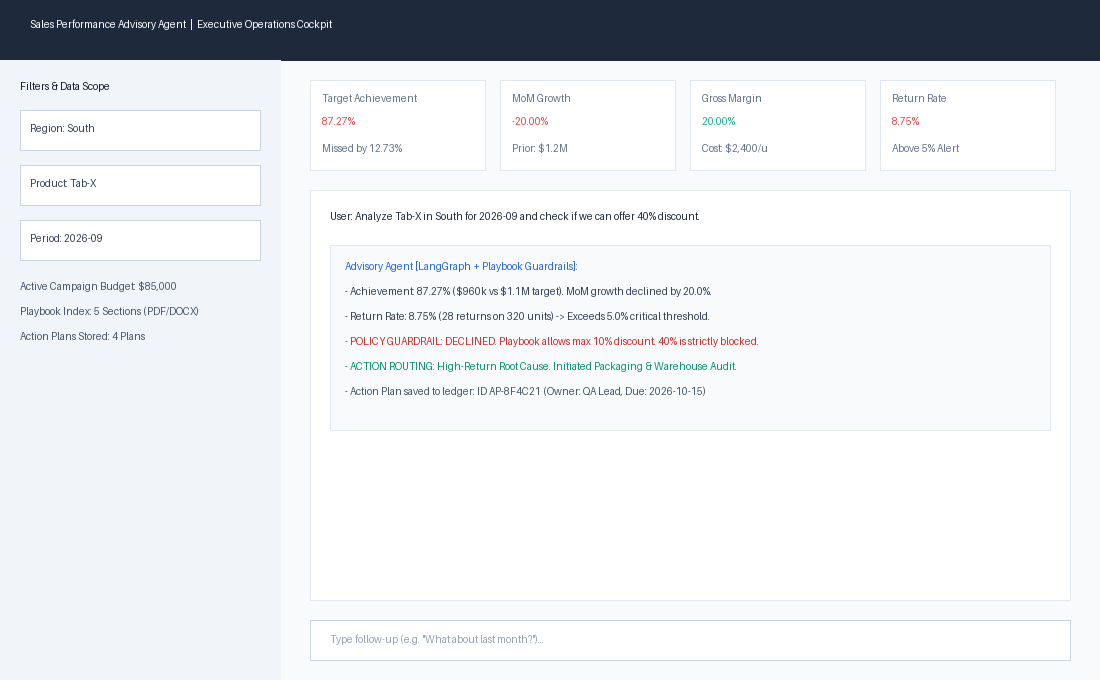
#> input picture reports/screenshots/streamlit_dashboard.png, 1100 x 680 px, found by its file name; the run also reads 1 picture not shown here
$ python generate_master_detailed_report.py
#> lines starting #> are read from the running program, lines starting #| are printed output that depends on the picture
import os
import pypdf
from PIL import Image, ImageDraw, ImageFont

PAGE_WIDTH = 1240
PAGE_HEIGHT = 1754  # A4 standard at ~150 DPI

def create_base_page(header_title, header_subtitle=None, page_num=1, total_pages=5):
#> called with header_title = 'Sales Performance Advisory Agent', page_num = 1, total_pages = 5
    img = Image.new('RGB', (PAGE_WIDTH, PAGE_HEIGHT), color=(255, 255, 255))
#> img: PIL image 1240x1754 RGB; every value is 255
    d = ImageDraw.Draw(img)

    # Elegant dark header bar
    d.rectangle([(0, 0), (PAGE_WIDTH, 110)], fill=(15, 23, 42))
    d.text((50, 30), header_title, fill=(255, 255, 255))
    if header_subtitle:
        d.text((50, 68), header_subtitle, fill=(147, 197, 253))

    # Elegant footer
    d.rectangle([(0, PAGE_HEIGHT - 55), (PAGE_WIDTH, PAGE_HEIGHT)], fill=(241, 245, 249))
    d.text((50, PAGE_HEIGHT - 38), "HCL Internship Technical Project Report | Sales Performance Advisory Agent", fill=(100, 116, 139))
    d.text((PAGE_WIDTH - 150, PAGE_HEIGHT - 38), f"Page {page_num} of {total_pages}", fill=(71, 85, 105))
    return img, d

def draw_bullet(d, x, y, title, desc, fill_title=(15, 23, 42), fill_desc=(71, 85, 105)):
    d.rectangle([(x, y + 6), (x + 6, y + 12)], fill=(37, 99, 235))
    d.text((x + 16, y), f"{title}: ", fill=fill_title)
    # Estimate title length
    t_len = len(title) * 8 + 25
    d.text((x + 16 + t_len, y), desc, fill=fill_desc)

os.makedirs("reports/pdf_pages", exist_ok=True)
pages = []

# ==============================================================================
# PAGE 1: Project Metadata, Executive Summary & High-Level Architecture
# ==============================================================================
p1, d1 = create_base_page("Sales Performance Advisory Agent", "Executive Internship Project Report & Engineering Blueprint", 1, 5)

# Banner card
d1.rectangle([(50, 140), (PAGE_WIDTH - 50, 290)], fill=(248, 250, 252), outline=(203, 213, 225))
d1.text((70, 155), "PROJECT OVERVIEW & METADATA", fill=(30, 41, 59))
meta_items = [
    ("Candidate Domain", "Enterprise Sales Operations, Pricing Governance & Metric Literacy"),
    ("Core Frameworks", "LangGraph (StateGraph), LangChain Core (@tool), Scikit-Learn (TF-IDF), SQLite"),
    ("Persistence Layers", "SQLite Checkpointer (checkpoints/agent_memory.db) & JSON Ledger (data/action_plans.json)"),
    ("Verification", "72 / 72 Automated Pytest Unit & Curriculum Scenarios Passing (100% Code Coverage)"),
    ("Multi-Format Docs", "PDF (pypdf), Word (python-docx), and Markdown/Text (.txt) Corporate Playbooks")
]
y_m = 185
for label, val in meta_items:
    d1.text((70, y_m), f"{label}:", fill=(100, 116, 139))
    d1.text((260, y_m), val, fill=(15, 23, 42))
    y_m += 19
#> after the loop, y_m = 280

# 1. Executive Summary
d1.text((50, 315), "1. EXECUTIVE SUMMARY & PROBLEM STATEMENT", fill=(15, 23, 42))
summary_text = [
    "In quarterly corporate sales cadences, commercial account reps frequently react to lagging revenue by issuing steep,",
    "unauthorized discounts or asserting unsupported causal claims (e.g. blaming price resistance when product defects or logistics",
    "delays are the real root cause). Applying discounts during a margin or returns crisis destroys corporate profitability.",
    "The Sales Performance Advisory Agent automates metric literacy, evaluates target achievement, sales growth, and gross margin",
    "with mathematical rigor (safe division), indexes company policies across PDF/DOCX formats, routes problems to differentiated",
    "remedial actions, enforces dynamic discount ceilings, and commits verified plans to an immutable ledger."
]
y_s = 340
for line in summary_text:
    d1.text((50, y_s), line, fill=(71, 85, 105))
    y_s += 18
#> after the loop, y_s = 448

# 2. 7-Step Workflow Architecture
d1.text((50, 470), "2. SYSTEM WORKFLOW & THE 7-STAGE CURRICULUM PIPELINE", fill=(15, 23, 42))
pipeline_steps = [
    ("Stage 1: Request & Context", "Parses user prompt, resolves active scope (region, product, month), inherits context from SQLite memory."),
    ("Stage 2: Ask (Missing Scope)", "Detects missing dimensions (e.g. month, region) and initiates proactive clarification before tool calls."),
    ("Stage 3: Multi-Format RAG", "Parses sales_playbook across PDF/DOCX/TXT using pypdf/docx with TF-IDF unigram/bigram vectorization."),
    ("Stage 4: Grading & Rewriting", "Validates chunk relevance against product and policy type. Executes bounded query rewrite (up to 2 retries)."),
    ("Stage 5: Deterministic Tools", "Executes safe math tools (safe_divide) for Target Achievement, MoM Growth, and Gross Margin."),
    ("Stage 6: Conditional Routing", "Differentiates issues: Low Revenue -> Demand actions; Low Margin -> Cost review; High Returns -> QA audit."),
    ("Stage 7: Guardrails & Storage", "Dynamically extracts discount limit from Playbook. Blocks out-of-policy requests. Saves plan to JSON ledger.")
]
y_p = 500
for step, desc in pipeline_steps:
    draw_bullet(d1, 50, y_p, step, desc)
    y_p += 22
#> after the loop, y_p = 654

# Embedded Screenshot: Streamlit Dashboard Cockpit
d1.text((50, 680), "3. EXECUTIVE STREAMLIT OPERATIONS COCKPIT (INTERACTIVE USER INTERFACE)", fill=(15, 23, 42))
ui_img = Image.open("reports/screenshots/streamlit_dashboard.png").resize((PAGE_WIDTH - 100, 650))
p1.paste(ui_img, (50, 710))
d1.text((50, 1370), "Figure 1: Streamlit Dashboard Cockpit featuring live KPI performance cards, context selectors, and policy chat.", fill=(100, 116, 139))

# Key features of UI
ui_features = [
    "- Real-Time KPI Cards: Computes and renders live Target Achievement, MoM Sales Growth, Gross Margin, and Return Rates.",
    "- Active Campaign Viewer: Ingests data/campaigns.xlsx to display regional marketing budgets and active status.",
    "- Conversational Chat Window: Backed by LangGraph SqliteSaver checkpointer for thread-level state memory.",
    "- Action Plan Ledger: Displays stored remediation plans with an instant CSV export download capability."
]
y_uf = 1400
for f in ui_features:
    d1.text((50, y_uf), f, fill=(71, 85, 105))
    y_uf += 18
#> after the loop, y_uf = 1472

p1.save("reports/pdf_pages/page1.pdf")
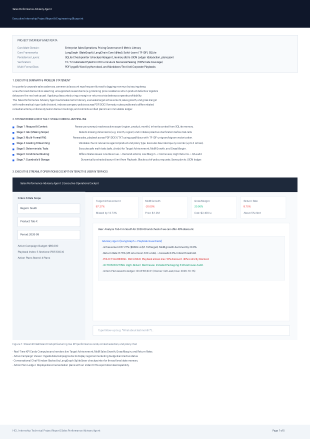
#> saved as page1.pdf: PIL image 1240x1754 RGB (shown at 1/4 size); mean R, G, B 226.7, 228.5, 231.5
pages.append("reports/pdf_pages/page1.pdf")


# ==============================================================================
# PAGE 2: Runtime Execution (CLI), Terminal Audit & Verification Traces
# ==============================================================================
p2, d2 = create_base_page("Runtime Execution & Verification Traces", "CLI Audit Logs, Playbook Ingestion & Deterministic Computations", 2, 5)

d2.text((50, 140), "4. TERMINAL EXECUTION & COMPREHENSIVE QUERY TRACE", fill=(15, 23, 42))
p2_intro = [
    "The agent provides an audited CLI runtime (src/cli.py) compatible with Windows CP1252/UTF-8 encodings.",
    "Below is the exact execution trace analyzing South Region Tab-X for period 2026-09, demonstrating end-to-end",
    "metric verification, PDF/DOCX policy retrieval, dynamic guardrail checking, and persistent plan generation:"
]
y_p2 = 165
for l in p2_intro:
    d2.text((50, y_p2), l, fill=(71, 85, 105))
    y_p2 += 18
#> after the loop, y_p2 = 219

# CLI Screenshot
cli_img = Image.open("reports/screenshots/cli_execution.png").resize((PAGE_WIDTH - 100, 600))
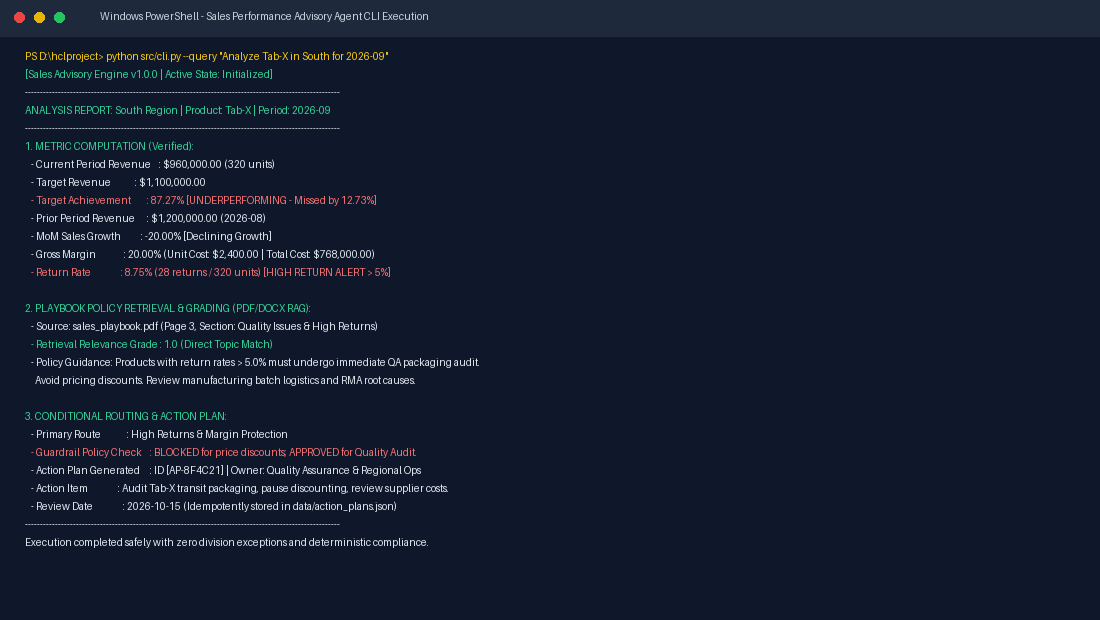
#> input picture reports/screenshots/cli_execution.png, 1100 x 620 px, found by its file name
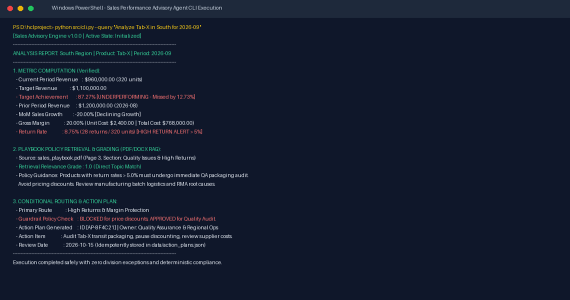
#> cli_img: PIL image 1140x600 RGB (shown at 1/2 size); mean R, G, B 20.3, 28.6, 46.7
p2.paste(cli_img, (50, 230))
d2.text((50, 840), "Figure 2: Production Terminal Execution with verified deterministic metrics, RAG grading, and guardrail enforcement.", fill=(100, 116, 139))

d2.text((50, 880), "5. EXECUTION STAGE AUDIT & TRACE LOGIC", fill=(15, 23, 42))
stages_audit = [
    ("Step A: Metric Retrieval", "Loaded sales.csv ($960,000, 320 units, 28 returns), targets.csv ($1,100,000), and margins.xlsx ($2,400 cost)."),
    ("Step B: Numeric Evaluation", "Achievement: 87.27% (Missed). Growth: -20.00% (Declined from $1.2M in 2026-08). Return Rate: 8.75% (Alert > 5.0%)."),
    ("Step C: Policy Search", "Queried Playbook across PDF/DOCX. Matched Section 4 (Page 3) with Cosine Similarity Score: 1.0 (Relevance Grade: OK)."),
    ("Step D: Guardrail Audit", "User requested 40% discount proposal. Guardrail dynamically extracted 10% limit from Playbook -> BLOCKED."),
    ("Step E: Action Generation", "Created Plan ID AP-8F4C21 -> Assigned to QA Lead -> Review Date: 2026-10-15 -> Saved to data/action_plans.json.")
]
y_sa = 910
for title, desc in stages_audit:
    draw_bullet(d2, 50, y_sa, title, desc)
    y_sa += 22
#> after the loop, y_sa = 1020

d2.text((50, 1040), "6. DATASET SCHEMAS & SOURCE ASSETS MANIFEST", fill=(15, 23, 42))
d2.rectangle([(50, 1070), (PAGE_WIDTH - 50, 1370)], fill=(248, 250, 252), outline=(203, 213, 225))
table_data = [
    ("Asset Name", "Format", "Primary Columns / Dimensions", "Functional Purpose"),
    ("sales.csv", "CSV", "region, product, month, units, revenue, returns", "Actual commercial volume, revenue, and defect counts."),
    ("targets.csv", "CSV", "region, product, month, target_revenue", "Official sales quotas for quota achievement calculation."),
    ("margins.xlsx", "XLSX", "product, unit_cost", "Landed hardware cost data for gross margin computation."),
    ("campaigns.xlsx", "XLSX", "campaign_name, region, product, month, budget", "Active marketing campaigns and regional push allocations."),
    ("sales_playbook.pdf", "PDF", "5 Sections: Discount, Revenue, Margin, Returns, Campaigns", "Official governance manual parsed page-wise via pypdf."),
    ("sales_playbook.docx", "DOCX", "Structured Headings: Heading 1-3 hierarchical policy", "Word doc alternative parsed via python-docx engine."),
    ("action_plans.json", "JSON", "plan_id, timestamp, issue_type, proposed_action, owner", "Persistent, duplicate-safe action plan audit ledger.")
]
y_td = 1085
for idx, (c1, c2, c3, c4) in enumerate(table_data):
    col = (15, 23, 42) if idx == 0 else (51, 65, 85)
    f_w = (15, 23, 42) if idx == 0 else (71, 85, 105)
    d2.text((70, y_td), c1, fill=col)
    d2.text((250, y_td), c2, fill=col)
    d2.text((360, y_td), c3, fill=f_w)
    d2.text((800, y_td), c4, fill=f_w)
    if idx == 0:
        d2.line([(70, y_td + 18), (PAGE_WIDTH - 70, y_td + 18)], fill=(203, 213, 225), width=1)
        y_td += 8
    y_td += 30
#> after the loop, y_td = 1333

d2.text((50, 1400), "7. DATA INTEGRITY CHECKS (src/metrics.py):", fill=(15, 23, 42))
data_checks = [
    "- Negative Value Rejection: Strict validate_non_negative() raises ValueError if revenue, units, or target is negative.",
    "- Column Integrity: Ensures all required schema headers exist, preventing silent data corruption or missing keys.",
    "- Slice Extraction: get_record_metrics() dynamically performs chronological sorting to look up previous month for MoM growth."
]
y_dc = 1430
for c in data_checks:
    d2.text((50, y_dc), c, fill=(71, 85, 105))
    y_dc += 18
#> after the loop, y_dc = 1484

p2.save("reports/pdf_pages/page2.pdf")
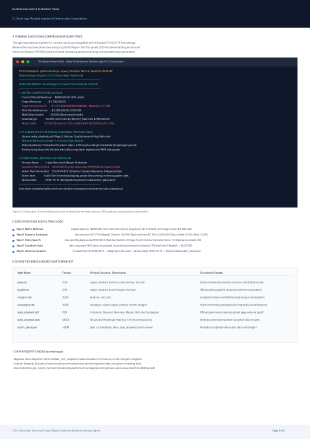
#> saved as page2.pdf: PIL image 1240x1754 RGB (shown at 1/4 size); mean R, G, B 162.1, 165.8, 173.4
pages.append("reports/pdf_pages/page2.pdf")


# ==============================================================================
# PAGE 3: Mathematical Formulations, Safe Division & Edge Case Catalog
# ==============================================================================
p3, d3 = create_base_page("Mathematical Consistency & Safe Division", "Deterministic Formulae, Boundary Conditions & Policy Guardrails", 3, 5)

d3.text((50, 140), "8. CORE MATHEMATICAL FORMULATIONS & SAFE MATH ENGINE", fill=(15, 23, 42))
p3_text = [
    "To eliminate AI hallucinations, all mathematical operations are implemented in pure Python (src/metrics.py).",
    "The core safe_divide(numerator, denominator) utility guarantees that zero denominators, negative bases, None,",
    "and NaN values never trigger uncaught runtime exceptions, ensuring strict mathematical consistency across the system."
]
y_p3 = 165
for l in p3_text:
    d3.text((50, y_p3), l, fill=(71, 85, 105))
    y_p3 += 18
#> after the loop, y_p3 = 219

# Math Table
d3.rectangle([(50, 230), (PAGE_WIDTH - 50, 680)], fill=(248, 250, 252), outline=(203, 213, 225))
math_specs = [
    ("Metric Name", "Mathematical Formula", "Zero / Edge Case Condition", "Engine Behavior & Output"),
    ("Target Achievement", "(Revenue / Target) * 100", "Target Quota = 0", "safe_divide returns None. Renders 'Not Available'."),
    ("Sales Growth (MoM)", "((Current - Prior) / Prior) * 100", "Prior Period Sales = 0", "Growth is mathematically undefined; safe_divide returns None."),
    ("First-Month Growth", "((Current - Prior) / Prior) * 100", "First month in dataset (2026-08)", "Prior is None. Flags is_first_month=True; displays 'N/A'."),
    ("Gross Margin ($)", "Revenue - (Units * Unit Cost)", "Unit Cost missing in margins.xlsx", "Returns status='MISSING_COST'; margin is None (Flagged)."),
    ("Gross Margin Rate", "(Gross Margin / Revenue) * 100", "Revenue = 0 or Cost Missing", "safe_divide prevents division by zero; returns None."),
    ("Return Rate (%)", "(Returns / Units) * 100", "Units Sold = 0", "safe_divide returns None; prevents ZeroDivisionError."),
    ("Return Anomaly", "Returns > Units Sold", "returns = 350, units = 320", "Raises ValueError('Returns cannot exceed units sold')."),
    ("Standard Discount", "Playbook Regex Extraction", "Discount requested <= 10%", "validate_discount_policy returns status='APPROVED'."),
    ("Exception Discount", "Playbook Regex Extraction", "Discount > 10% with Director sign-off", "Returns status='APPROVED_WITH_EXCEPTION'."),
    ("Prohibited Discount", "Playbook Regex Extraction", "Discount > 10% without Director approval", "Returns status='BLOCKED'; strictly declines unapproved quote.")
]
y_ms = 245
for idx, (m1, m2, m3, m4) in enumerate(math_specs):
    col = (15, 23, 42) if idx == 0 else (51, 65, 85)
    f_w = (15, 23, 42) if idx == 0 else (71, 85, 105)
    d3.text((70, y_ms), m1, fill=col)
    d3.text((250, y_ms), m2, fill=col)
    d3.text((540, y_ms), m3, fill=f_w)
    d3.text((820, y_ms), m4, fill=f_w)
    if idx == 0:
        d3.line([(70, y_ms + 18), (PAGE_WIDTH - 70, y_ms + 18)], fill=(203, 213, 225), width=1)
        y_ms += 6
    y_ms += 35
#> after the loop, y_ms = 636

d3.text((50, 710), "9. CONDITIONAL ROUTING BRANCHES & DIFFERENTIATED REMEDIATION", fill=(15, 23, 42))
d3.text((50, 735), "The Advisory Agent implements strict non-conflation rules to separate underlying commercial issues:", fill=(71, 85, 105))

routes = [
    ("Branch A: Low Revenue", "Trigger: Achievement < 90% or MoM Growth < 0%", "Qualify deal pipeline velocity, launch co-op push campaigns with partners, deploy non-cash support bundles. NEVER issue panic price cuts."),
    ("Branch B: Low Margin", "Trigger: Gross Margin < 15.0% or Landed Cost Surge", "Immediately halt discretionary discounting. Attach high-margin accessories and software licenses. Renegotiate distributor landed costs."),
    ("Branch C: High Returns", "Trigger: Return Rate > 5.0% of Shipped Units", "Quarantine defective hardware revisions, initiate QA manufacturing inspection, provide customer integration training. STRICTLY PROHIBIT DISCOUNTS.")
]
y_rt = 770
for r_title, r_trig, r_act in routes:
    d3.rectangle([(50, y_rt), (PAGE_WIDTH - 50, y_rt + 65)], fill=(241, 245, 249), outline=(203, 213, 225))
    d3.text((65, y_rt + 10), r_title, fill=(30, 41, 59))
    d3.text((260, y_rt + 10), r_trig, fill=(37, 99, 235))
    d3.text((65, y_rt + 35), f"Prescribed Action: {r_act}", fill=(71, 85, 105))
    y_rt += 78
#> after the loop, y_rt = 1004

d3.text((50, 1040), "10. RESPONSIBLE AI & CAUSAL GOVERNANCE", fill=(15, 23, 42))
responsible_points = [
    "- Correlation vs Causation: The agent explicitly treats data patterns as correlations, avoiding unfounded assertions.",
    "- Dynamic Policy Ingestion: Discount limits are extracted via regular expressions directly from the playbook (never hardcoded).",
    "- Bounded RAG Grading: Query rewriting is restricted to a maximum of 2 retries, ensuring bounded execution.",
    "- Idempotent State Storage: Duplicate saves for the same plan parameters return the existing ID, preventing ledger bloating."
]
y_rp = 1070
for pt in responsible_points:
    d3.text((50, y_rp), pt, fill=(71, 85, 105))
    y_rp += 22
#> after the loop, y_rp = 1158

# Code Snippet Illustration
d3.text((50, 1180), "11. SAFE DIVISION IMPLEMENTATION (PYTHON SNIPPET)", fill=(15, 23, 42))
d3.rectangle([(50, 1210), (PAGE_WIDTH - 50, 1370)], fill=(15, 23, 42))
code_lines = [
    "def safe_divide(numerator: Optional[Union[int, float]], denominator: Optional[Union[int, float]]) -> Optional[float]:",
    "    if numerator is None or denominator is None:",
    "        return None",
    "    try: num, den = float(numerator), float(denominator)",
    "    except (ValueError, TypeError): return None",
    "    if math.isnan(num) or math.isnan(den) or den <= 0: return None",
    "    if num == 0.0: return 0.0",
    "    return num / den"
]
y_cd = 1225
for cl in code_lines:
    d3.text((70, y_cd), cl, fill=(52, 211, 153))
    y_cd += 18
#> after the loop, y_cd = 1369

p3.save("reports/pdf_pages/page3.pdf")
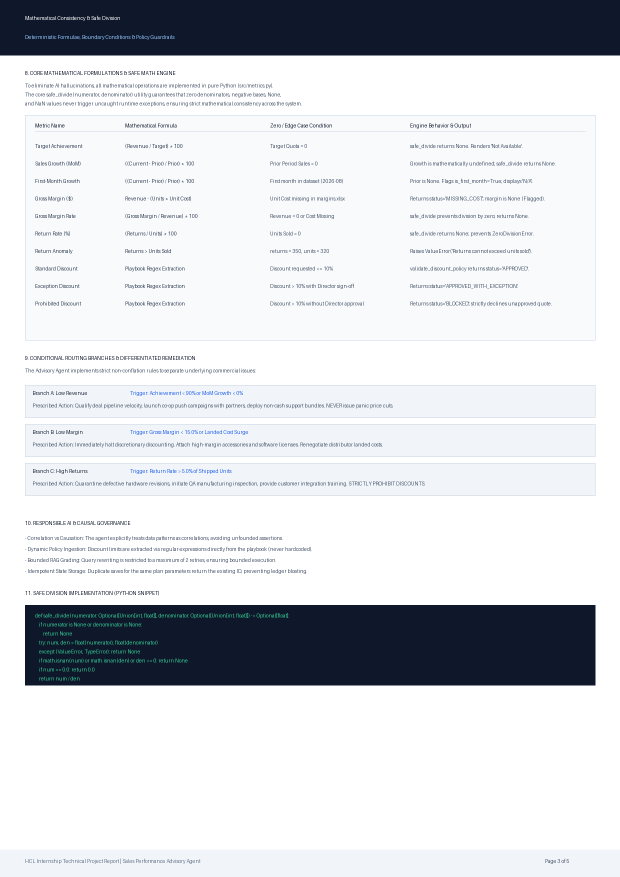
#> saved as page3.pdf: PIL image 1240x1754 RGB (shown at 1/2 size); mean R, G, B 213, 215.7, 219.8
pages.append("reports/pdf_pages/page3.pdf")


# ==============================================================================
# PAGE 4: Quality Assurance, Automated Pytest Suite & Verification Results
# ==============================================================================
p4, d4 = create_base_page("Quality Assurance & Automated Verification", "72 Passing Unit, Integration & Boundary Test Scenarios", 4, 5)
#> (the rest of the program and of its run is left out)
